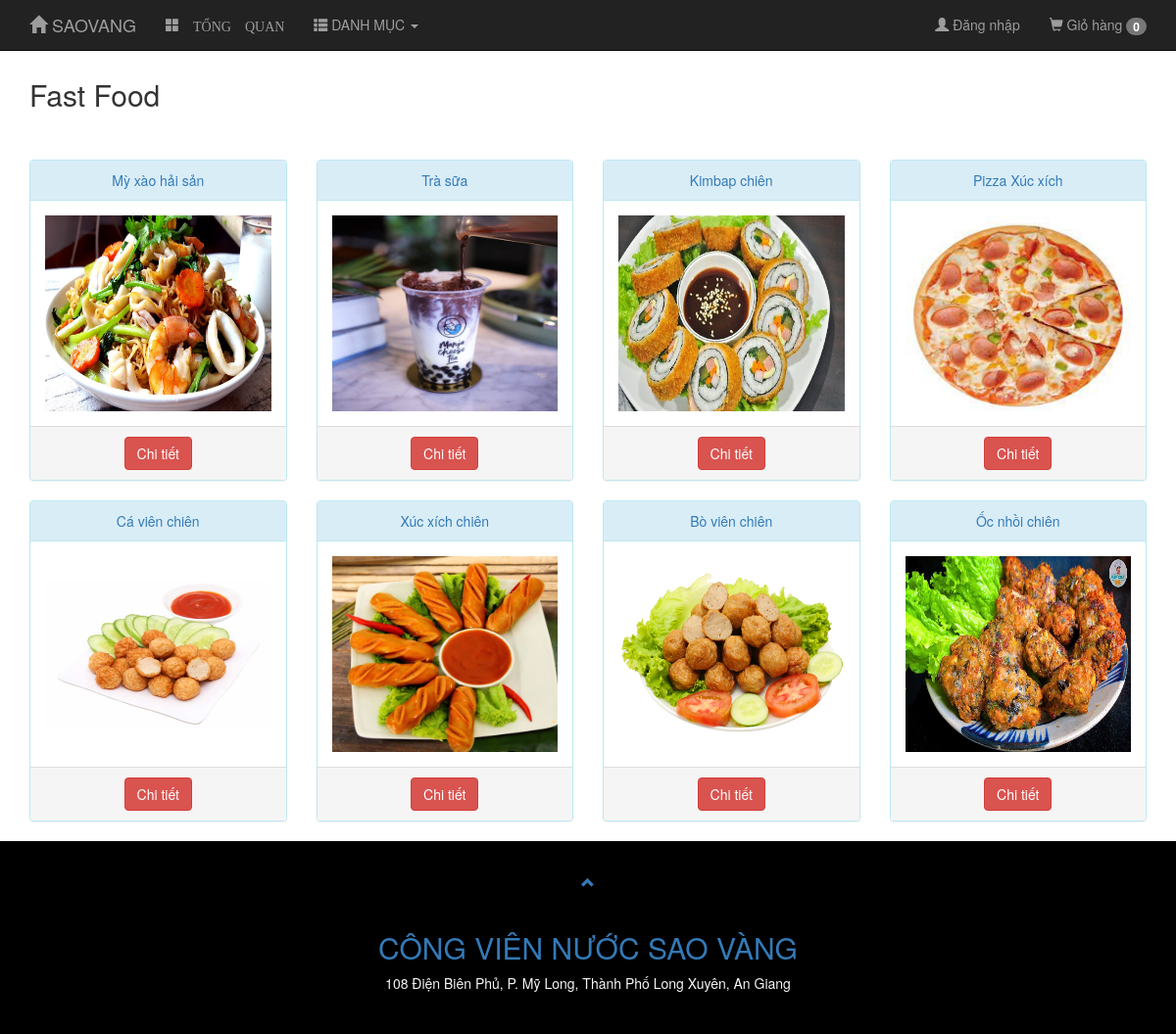
The page /?action=xemnhom&madm=1 on the database its author committed.
### tables this page shows
CREATE TABLE `danhmuc` (
  `id` int(11) NOT NULL,
  `tendanhmuc` varchar(255) NOT NULL
);

CREATE TABLE `mathang` (
  `id` int(11) NOT NULL,
  `tenmathang` varchar(255) NOT NULL,
  `mota` varchar(255) DEFAULT NULL,
  `gia` int(11) NOT NULL DEFAULT '0',
  `soluongton` int(11) DEFAULT NULL,
  `hinhanh` varchar(255) NOT NULL,
  `danhmuc_id` int(11) NOT NULL,
  `luotxem` int(11) DEFAULT '0'
);

### model/danhmuc.php (called while the page is built, shortened)
<?php
class DANHMUC{
    public function laydanhmuctheoid($id){
        $dbcon = DATABASE::connect();
        try{
            $sql = "SELECT * FROM danhmuc WHERE id=:id";
            $cmd = $dbcon->prepare($sql);
            $cmd->bindValue(":id", $id);
            $cmd->execute();
            $result = $cmd->fetch();
            return $result;
        }
        catch(PDOException $e){
            $error_message = $e->getMessage();
            echo "<p>Lỗi truy vấn: $error_message</p>";
            exit();
        }
    }
}
?>

### model/mathang.php (called while the page is built, shortened)
<?php
class MATHANG{
    public function laymathangtheodanhmuc($danhmuc_id){
        $dbcon = DATABASE::connect();
        try{
            $sql = "SELECT * FROM mathang WHERE danhmuc_id=:madm" ;
            $cmd = $dbcon->prepare($sql);
			$cmd->bindValue(":madm",$danhmuc_id);
            $cmd->execute();
            $result = $cmd->fetchAll();
            return $result;
        }
        catch(PDOException $e){
            $error_message = $e->getMessage();
            echo "<p>Lỗi truy vấn: $error_message</p>";
            exit();
        }
    }
}
?>

### group.php (the view)
<?php include("view/top.php"); ?>
<br><br>
<div class="container">
	<h2><?php echo $tendm; ?> </h2>
	<br><br>
	<div class="row">
		 <?php
			if($mathang != null){
			foreach($mathang as $mh):
			?>
			<div class="col-sm-3">
			  <div class="panel panel-info text-center">
				<div class="panel-heading"><a href="?action=xemchitiet&madm=<?php echo $mh["id"]; ?>">
					<?php echo $mh["tenmathang"]; ?></a></div>
				<div class="panel-body">
					<a href="?action=xemchitiet&mahang=<?php echo $mh["id"]; ?>">
					<img src="<?php echo $mh["hinhanh"]; ?>" class="img-responsive" style="width:400px;height:200px" alt="<?php echo $mh["tenmathang"]; ?>"></a>
				</div>
				<div class="panel-footer">
					<a class="btn btn-danger" href="?action=xemchitiet&mahang=<?php echo $mh["id"]; ?>">Chi tiết
					</a>
				</div>
			  </div>
			</div>
			<?php
			endforeach;
			}
			else{
				echo "<p>Vui lòng xem danh mục khác...</p>";
		}
		?>
	</div>
</div>
<?php include("view/bottom.php"); ?>

### rows shown on the page
danhmuc: tendanhmuc "Fast Food"
mathang: tenmathang "Mỳ xào hải sản", hinhanh (picture)
mathang: tenmathang "Trà sữa", hinhanh (picture)
mathang: tenmathang "Kimbap chiên", hinhanh (picture)
mathang: tenmathang "Pizza Xúc xích", hinhanh (picture)
mathang: tenmathang "Cá viên chiên", hinhanh (picture)
mathang: tenmathang "Xúc xích chiên", hinhanh (picture)
mathang: tenmathang "Bò viên chiên", hinhanh (picture)
mathang: tenmathang "Ốc nhồi chiên", hinhanh (picture)

### other values the page prints
demhangtronggio() "0"
